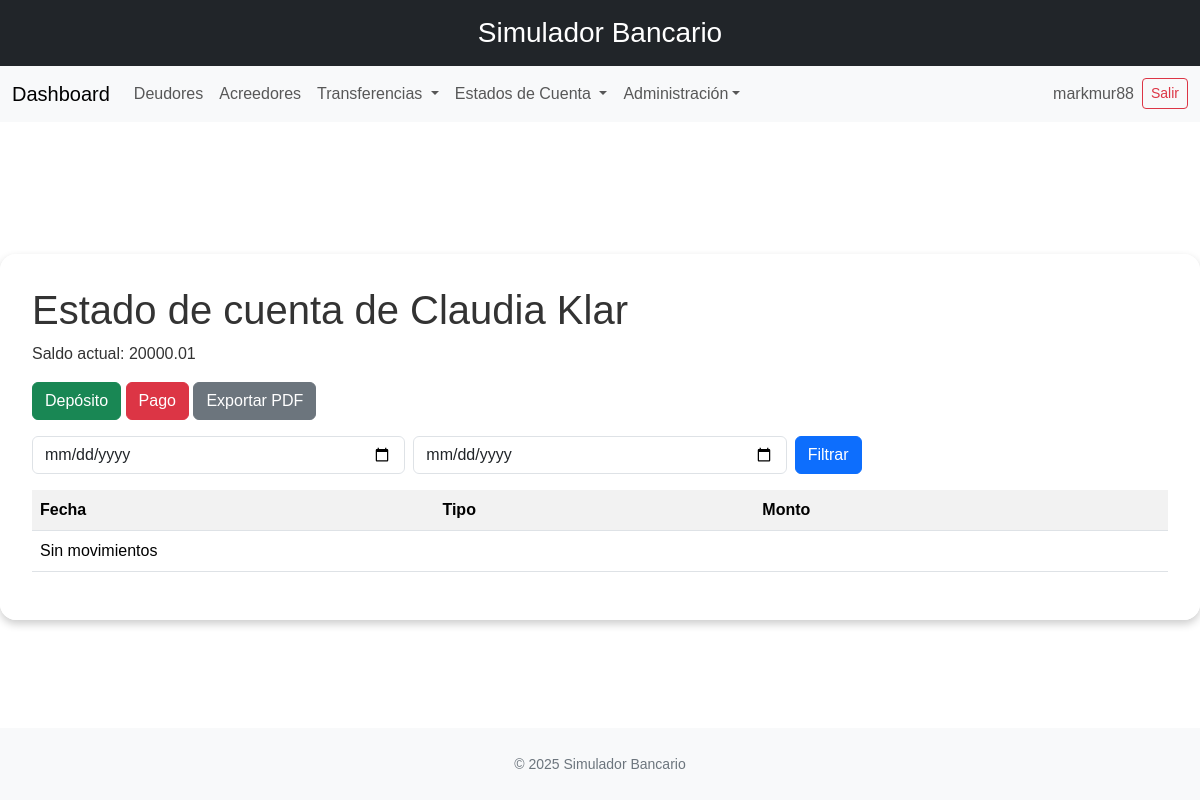
The app's page /cuentas/1/estado/ (signed in), older data.
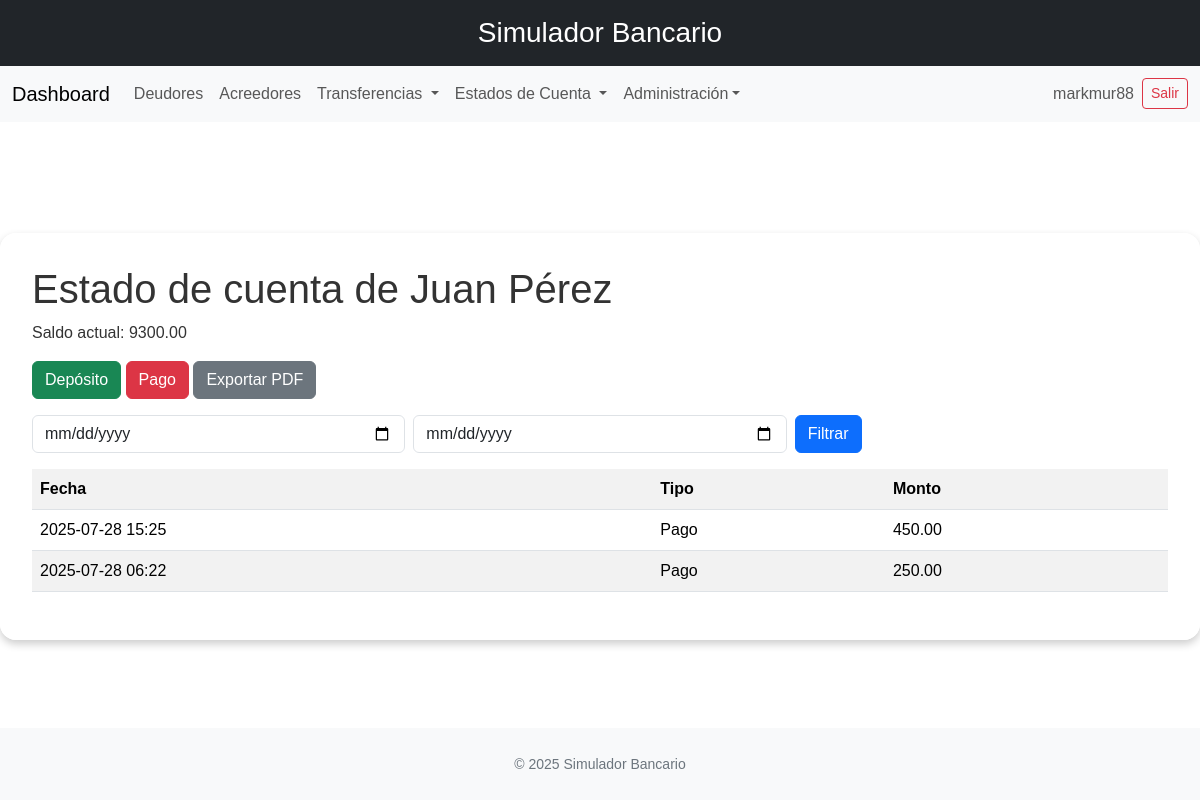
The same page, newer data.
### banco/models.py (models this page shows, shortened)
class Account(models.Model):
    iban = models.CharField(
        max_length=34, unique=True,
        validators=[iban_validator],
        help_text="IBAN de la cuenta"
    )
    currency = models.CharField(
        max_length=3, default='EUR',
        validators=[currency_validator]
    )
    balance = models.DecimalField(
        max_digits=18, decimal_places=2,
        default=Decimal('0.00'),
    )
    class Meta:
        abstract = True
        app_label = 'banco'

class DebtorAccount(Account):
    debtor = models.ForeignKey(
        Debtor, on_delete=models.CASCADE,
        related_name='accounts'
    )
    class Meta(Account.Meta):
        db_table = 'sim_debtor_account'
        app_label = 'banco'

class Party(models.Model):
    name = models.CharField(max_length=70, unique=True)
    address = models.OneToOneField(
        PostalAddress,
        on_delete=models.CASCADE,
        related_name="%(class)ss_address"
    )
    class Meta:
        abstract = True
        app_label = 'banco'

class Debtor(Party):
    customer_id = models.CharField(max_length=35, unique=True)
    class Meta(Party.Meta):
        db_table = 'sim_debtor'
        app_label = 'banco'

class AccountMovement(models.Model):
    DEPOSIT = 'DEPOSIT'
    PAYMENT = 'PAYMENT'
    TYPE_CHOICES = [
        (DEPOSIT, 'Depósito'),
        (PAYMENT, 'Pago'),
    ]
    account = models.ForeignKey(
        DebtorAccount,
        on_delete=models.CASCADE,
        related_name='movimientos'
    )
    tipo = models.CharField(max_length=10, choices=TYPE_CHOICES)
    monto = models.DecimalField(max_digits=12, decimal_places=2)
    fecha = models.DateTimeField(auto_now_add=True)
    class Meta:
        app_label = 'banco'

### banco/views.py (the view)
# urls.py: path('cuentas/<int:account_id>/estado/', views.estado_cuenta, name='estado_cuenta'),
@login_required
def estado_cuenta(request, account_id):
    account = get_object_or_404(DebtorAccount, pk=account_id)
    movimientos = account.movimientos.order_by('-fecha')
    start = request.GET.get('inicio')
    end = request.GET.get('fin')
    if start:
        movimientos = movimientos.filter(fecha__date__gte=start)
    if end:
        movimientos = movimientos.filter(fecha__date__lte=end)
    return render(request, 'banco/estado_deudor.html', {
        'account': account,
        'movimientos': movimientos,
    })

### banco/templates/banco/estado_deudor.html (shortened to what this page needs)
{% extends 'base.html' %}
{% block content %}
<h1>Estado de cuenta de {{ account.debtor.name }}</h1>
<p>Saldo actual: {{ account.balance }}</p>
<a href="{% url 'deposito_cuenta' account.id %}" class="btn btn-success">Depósito</a>
<a href="{% url 'pago_cuenta' account.id %}" class="btn btn-danger">Pago</a>
<a href="{% url 'estado_cuenta_pdf' account.id %}?inicio={{ request.GET.inicio }}&fin={{ request.GET.fin }}" class="btn btn-secondary">Exportar PDF</a>
<form method="get" class="mt-3 mb-3">
  <div class="row g-2">
    <div class="col"><input type="date" name="inicio" value="{{ request.GET.inicio }}" class="form-control" /></div>
    <div class="col"><input type="date" name="fin" value="{{ request.GET.fin }}" class="form-control" /></div>
    <div class="col"><button class="btn btn-primary" type="submit">Filtrar</button></div>
  </div>
</form>
<table class="table table-striped">
  <tr><th>Fecha</th><th>Tipo</th><th>Monto</th></tr>
  {% for m in movimientos %}
  <tr><td>{{ m.fecha|date:'Y-m-d H:i' }}</td><td>{{ m.get_tipo_display }}</td><td>{{ m.monto }}</td></tr>
  {% empty %}
  <tr><td colspan="3">Sin movimientos</td></tr>
  {% endfor %}
</table>
{% endblock %}

Row changes from the older to the newer data that the page shows:
changed DebtorAccount: debtor.name "Claudia Klar" → "Juan Pérez"; balance "20000.01" → "9300.00"
added AccountMovement: fecha "2025-07-28 15:25", tipo "Pago", monto "450.00"
added AccountMovement: fecha "2025-07-28 06:22", tipo "Pago", monto "250.00"
Text that changed along with them:
text no longer shown: "Sin movimientos"
